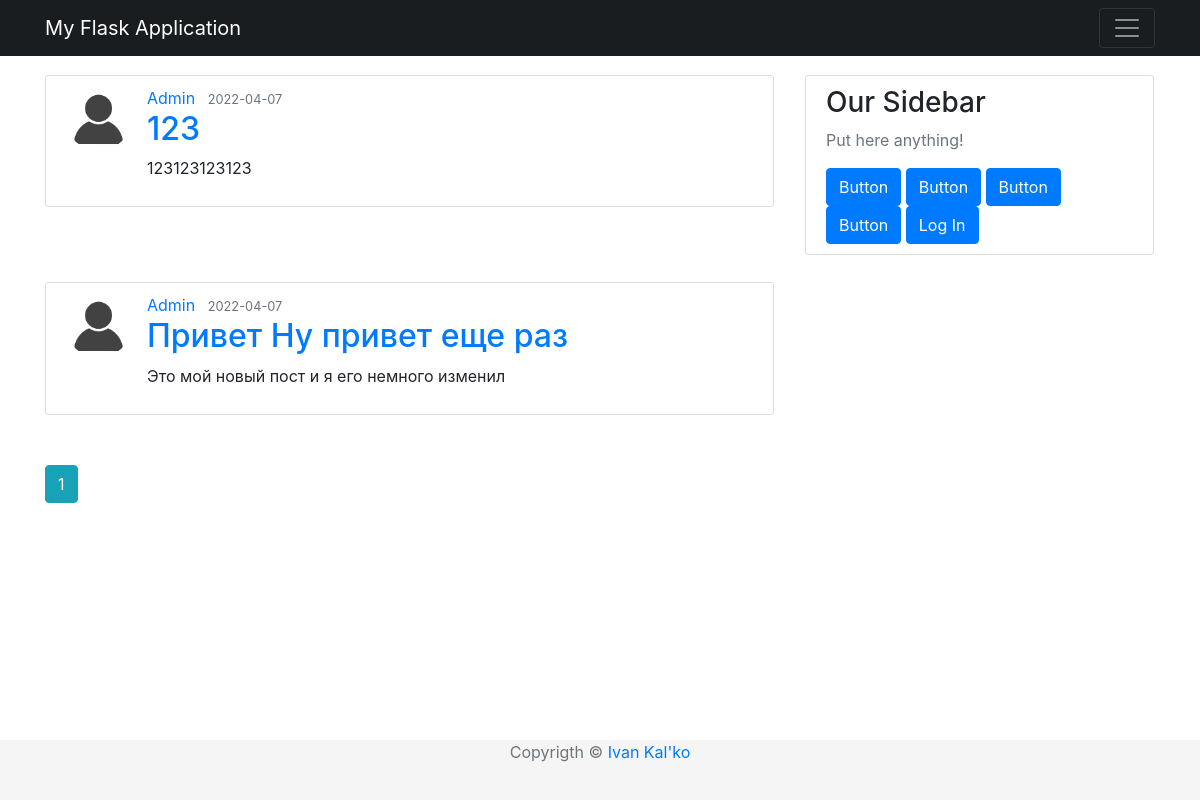
Page /home on the earlier database version.
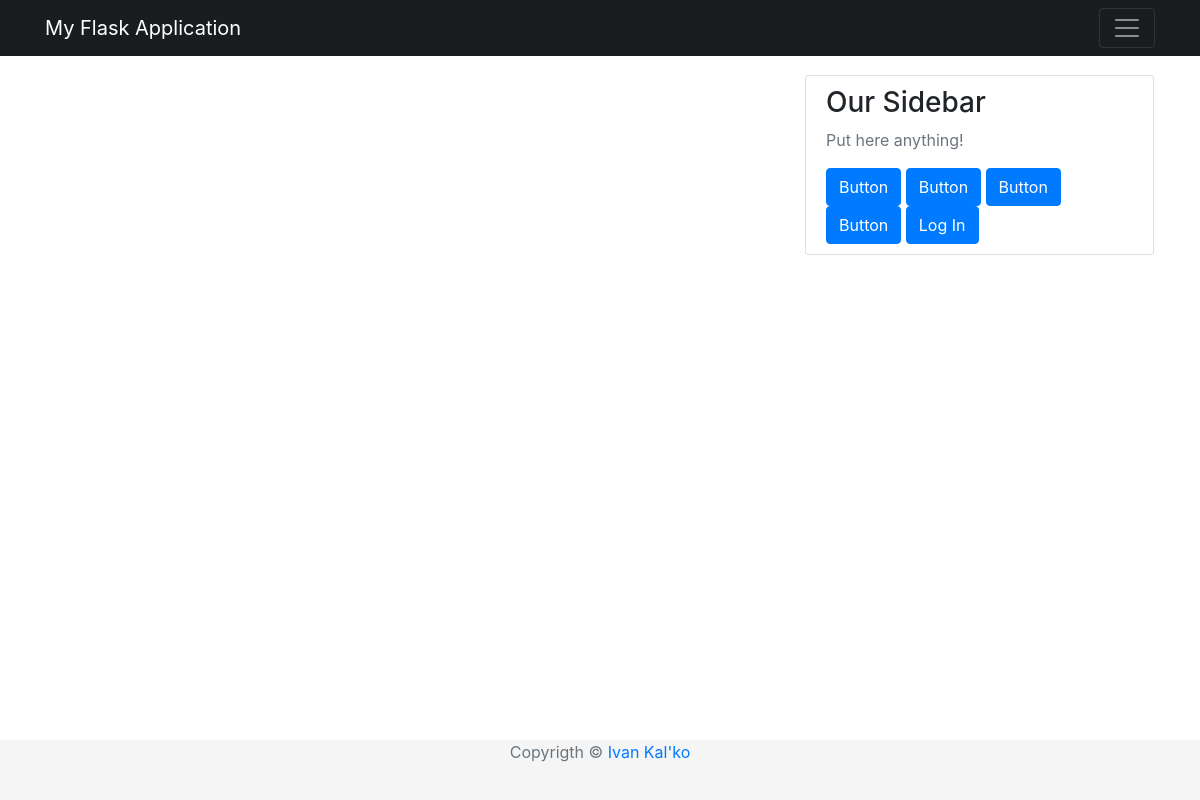
Same page on the later database version.
### app/models/post.py (models this page shows, shortened)
class Post(db.Model):
    __tablename__ = "posts"
    id = db.Column(db.Integer, primary_key=True)
    title = db.Column(db.String(100), nullable=False)
    timestamp = db.Column(db.DateTime, nullable=False, default=datetime.utcnow)
    content = db.Column(db.Text, nullable=False)
    user_id = db.Column(db.Integer, db.ForeignKey("users.id"), nullable=False)

### app/models/user.py (models this page shows, shortened)
class User(UserMixin, db.Model):
    __tablename__ = "users"
    id = db.Column(db.Integer, primary_key=True)
    username = db.Column(db.String(64), unique=True, nullable=False)
    password_hash = db.Column(db.String(128), nullable=False)
    email = db.Column(db.String(120), nullable=False, unique=True)
    image_file = db.Column(db.String(20), nullable=False, default="default.png")
    join_date = db.Column(db.DateTime, nullable=False, default=datetime.utcnow)
    posts = db.relationship('Post', backref='author', lazy=True)

### app/routes/post.py (the view)
@app.route("/")
@app.route("/home")
def home_page():
    page = request.args.get("page", 1, type = int)
    posts = Post.query.order_by(Post.timestamp.desc()).paginate(page=page, per_page=2)
    return render_template("homepage.html", title="Home Page", posts=posts)

### app/templates/homepage.html
{% extends "base.html" %}
{% block content %}
  {% for post in posts.items %}
    <article class="media content-section">
      <img class="rounded-circle article-img" src="{{ url_for('static', filename='images/profiles/' + post.author.image_file) }}">
      <div class="media-body">
        <div class="article-metadata">
          <a class="mr-2" href="{{ url_for('user_public', username=post.author.username )}}">{{ post.author.username }}</a>
          <small class="text-muted">{{ post.timestamp.strftime('%Y-%m-%d') }}</small>
        </div>
        <h2>
          <a class="crticle-title" href="{{url_for('post', id=post.id )}}">{{ post.title }}</a>
        </h2>
        <p class="article-content">{{ post.content }}</p>
      </div>
    </article>
  {% endfor %}
  {% for page_num in posts.iter_pages() %}
    {% if page_num %}
        {% if posts.page == page_num %}
            <a class="btn btn-info mb-4" href="{{ url_for('home_page', page=page_num )}}">{{ page_num }}</a>
        {% else %}
          <a class="btn btn-outline-info mb-4" href="{{ url_for('home_page', page=page_num )}}">{{ page_num }}</a>
        {% endif %}
    {% else %}
        ...
    {% endif %}
  {% endfor %}
{% endblock %}

### app/templates/base.html (shortened to what this page needs)
<!DOCTYPE html>
<html>
    <head>
        <link rel="stylesheet" type="text/css" href="{{ url_for('static', filename='css/base.css')}}"/>
        <link rel="stylesheet" href="https://maxcdn.bootstrapcdn.com/bootstrap/4.0.0/css/bootstrap.min.css">
    </head>
    <body>
        <header class="site-header">
            <nav class="navbar navbar-expend-md navbar-dark bg-steel fixed-top">
                <div class="container">
                    <a class="navbar-brand mr-4" href="/">My Flask Application</a>
                    <button class="navbar-toggler" type="button" data-toggle="collapse" data-target="#navbarToggle" aria-controls="navbarToggle" aria-expanded="false" aria-label="Toggle navigation">
                        <span class="navbar-toggler-icon"></span>
                    </button>
                </div>
            </nav>
        </header>
        <main role="main" class="container">
            <div class="row">
                <div class="col-md-8">
                    {% block content %}
                    {% endblock %}
                </div>
                <div class="col-md-4">
                    <div class="content-section">
                        <h3>Our Sidebar</h3>
                        <p class="text-muted">Put here anything!</p>
                        <div class="d-grid gap-2 d-md-block">
                            <button class="btn btn-primary" type="button">Button</button>
                            <button class="btn btn-primary" type="button">Button</button>
                            <button class="btn btn-primary" type="button">Button</button>
                            <button class="btn btn-primary" type="button">Button</button>
                            {% if current_user.is_authenticated %}
                            <a href="{{ url_for('post_new') }}"><button class="btn btn-primary" type="button">New Post</button><br></a>
                            {% else %}
                            <a href="{{ url_for('login') }}"><button class="btn btn-primary" type="button">Log In</button></a>
                            {% endif %}
                        </div>
                    </div>
                </div>
            </div>
        </main>
        <footer class="footer">
            <div class="container text-center">
                <span class="text-muted">Copyrigth &copy <a href="https://github.com/vano2149">Ivan Kal'ko</a></span>
            </div>
        </footer>
    </body>
</html>

### app/static/css/base.css (style rules this page uses)
body { background: #fafafa; color: #333333; margin-top: 5rem; }
h1, h2, h3, h4, h5, h6 { color : #444444; }
.bg-steel { background-color: #1a1d1f; }
.content-section { background: #ffffff; padding: 10px 20px; border: 1px solid #dddddd; border-radius: 3px; margin-right: 1px; margin-top: 75px; margin-bottom: 50px; }
.footer { position: absolute; bottom: 0; width: 100%; height: 60px; background-color: #f5f5f5; }
html * { -webkit-font-smoothing: antialiased; -moz-osx-font-smoothing: grayscale; }
button, input, optgroup, select, textarea { margin: 0; font-family: inherit; font-size: inherit; line-height: inherit; }
.row { --bs-gutter-x: 1.5rem; --bs-gutter-y: 0; display: flex; flex-wrap: wrap; margin-top: calc(var(--bs-gutter-y) * -1); margin-right: calc(var(--bs-gutter-x) / -2); margin-left: calc(var(--bs-gutter-x) / -2); }
body { color: #67748e; font-weight: 400; line-height: 1.6; background-color: #fff; }
body { margin: 0; font-family: var(--bs-font-sans-serif); font-size: 1rem; line-height: 1.5; -webkit-text-size-adjust: 100%; -webkit-tap-highlight-color: rgba(0,0,0,0); }
:root { --bs-blue: #63b3ed; --bs-indigo: #596cff; --bs-purple: #6f42c1; --bs-pink: #d63384; --bs-red: #f56565; --bs-orange: #fd7e14; --bs-yellow: #fbd38d; --bs-green: #81e6d9; --bs-teal: #20c997; --bs-cyan: #0dcaf0; --bs-gray: #6c757d; --bs-gray-dark: #343a40; --bs-primary: #cb0c9f; --bs-secondary: #8392ab; --bs-success: #82d616; --bs-info: #17c1e8; --bs-warning: #f53939; --bs-danger: #ea0606; --bs-light: #e9ecef; --bs-dark: #252f40; --bs-white: #fff; --bs-font-sans-serif: Open Sans; --bs-font-monospace: SFMono-Regular,Menlo,Monaco,Consolas,"Liberation Mono","Courier New",monospace; --bs-gradient: linear-gradient(180deg,hsla(0,0%,100%,.15),hsla(0,0%,100%,0)); }

Differences in the rows shown:
removed Post: image_file (placeholder picture), author.username "Admin", timestamp "2022-04-07", title "123", content "123123123123"
removed Post: image_file (placeholder picture), author.username "Admin", timestamp "2022-04-07", title "Привет Ну привет еще раз", content "Это мой новый пост и я его немного изменил"
Other differences:
list line gone: "1"
